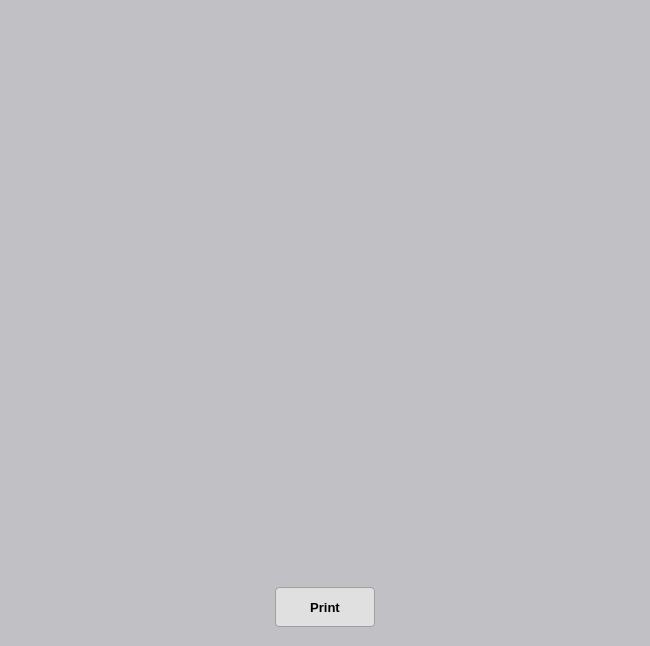
<?xml version="1.0" encoding="UTF-8"?>
<ui version="4.0">
    <class>MainWindow</class>
    <widget class="QMainWindow" name="MainWindow">
        <property name="geometry">
            <rect>
                <x>0</x>
                <y>0</y>
                <width>650</width>
                <height>646</height>
            </rect>
        </property>
        <property name="windowTitle">
            <string>MainWindow</string>
        </property>
        <property name="styleSheet">
            <string notr="true">QWidget {
                background-color: #c0c0c5;
                color: #000000;
                font-family: &quot;Segoe UI&quot;, &quot;Arial&quot;, sans-serif;
                font-size: 10pt;
                }

                QScrollArea {
                border: none;
                }

                QLabel {
                color: #000000;
                font-weight: 500;
                }

                QLineEdit {
                background-color: #e0e0e0;
                border: 1px solid #bbbbbb;
                border-radius: 6px;
                padding: 5px 8px;
                color: #000000;
                selection-background-color: #a0aaff;
                selection-color: #ffffff;
                }

                QLineEdit:focus {
                border: 1px solid #4a90e2;
                }

                QPushButton {
                background-color: #e0e0e0;
                color: #000000;
                border: 1px solid #a0a0a0;
                border-radius: 4px;
                padding: 5px 10px;
                font-weight: 500;
                }

                QPushButton:hover {
                background-color: #d6d6d6;
                }

                QPushButton:pressed {
                background-color: #c0c0c0;
                }
            </string>
        </property>
        <widget class="QWidget" name="centralwidget">
            <layout class="QVBoxLayout" name="verticalLayout_2">
                <item>
                    <layout class="QVBoxLayout" name="verticalLayout">
                        <property name="spacing">
                            <number>10</number>
                        </property>
                        <property name="leftMargin">
                            <number>10</number>
                        </property>
                        <property name="topMargin">
                            <number>10</number>
                        </property>
                        <property name="rightMargin">
                            <number>10</number>
                        </property>
                        <property name="bottomMargin">
                            <number>10</number>
                        </property>
                        <item>
                            <widget class="QScrollArea" name="scrollArea">
                                <property name="widgetResizable">
                                    <bool>true</bool>
                                </property>
                                <widget class="QWidget" name="scrollAreaWidgetContents">
                                    <property name="geometry">
                                        <rect>
                                            <x>0</x>
                                            <y>0</y>
                                            <width>612</width>
                                            <height>556</height>
                                        </rect>
                                    </property>
                                    <layout class="QVBoxLayout" name="verticalLayout_3">
                                        <property name="spacing">
                                            <number>0</number>
                                        </property>
                                        <property name="leftMargin">
                                            <number>0</number>
                                        </property>
                                        <property name="topMargin">
                                            <number>0</number>
                                        </property>
                                        <property name="rightMargin">
                                            <number>0</number>
                                        </property>
                                        <property name="bottomMargin">
                                            <number>0</number>
                                        </property>
                                        <item>
                                            <layout class="QVBoxLayout" name="empRowsLayout">
                                                <property name="spacing">
                                                    <number>0</number>
                                                </property>
                                                <property name="leftMargin">
                                                    <number>0</number>
                                                </property>
                                                <property name="topMargin">
                                                    <number>0</number>
                                                </property>
                                                <property name="rightMargin">
                                                    <number>0</number>
                                                </property>
                                                <property name="bottomMargin">
                                                    <number>0</number>
                                                </property>
                                            </layout>
                                        </item>
                                    </layout>
                                </widget>
                            </widget>
                        </item>
                        <item>
                            <layout class="QHBoxLayout" name="horizontalLayout">
                                <item>
                                    <widget class="QPushButton" name="btnPrint">
                                        <property name="sizePolicy">
                                            <sizepolicy hsizetype="Fixed" vsizetype="Fixed">
                                                <horstretch>0</horstretch>
                                                <verstretch>0</verstretch>
                                            </sizepolicy>
                                        </property>
                                        <property name="minimumSize">
                                            <size>
                                                <width>100</width>
                                                <height>40</height>
                                            </size>
                                        </property>
                                        <property name="styleSheet">
                                            <string notr="true"/>
                                        </property>
                                        <property name="text">
                                            <string>Print</string>
                                        </property>
                                    </widget>
                                </item>
                            </layout>
                        </item>
                    </layout>
                </item>
            </layout>
        </widget>
    </widget>
    <resources/>
    <connections/>
</ui>
